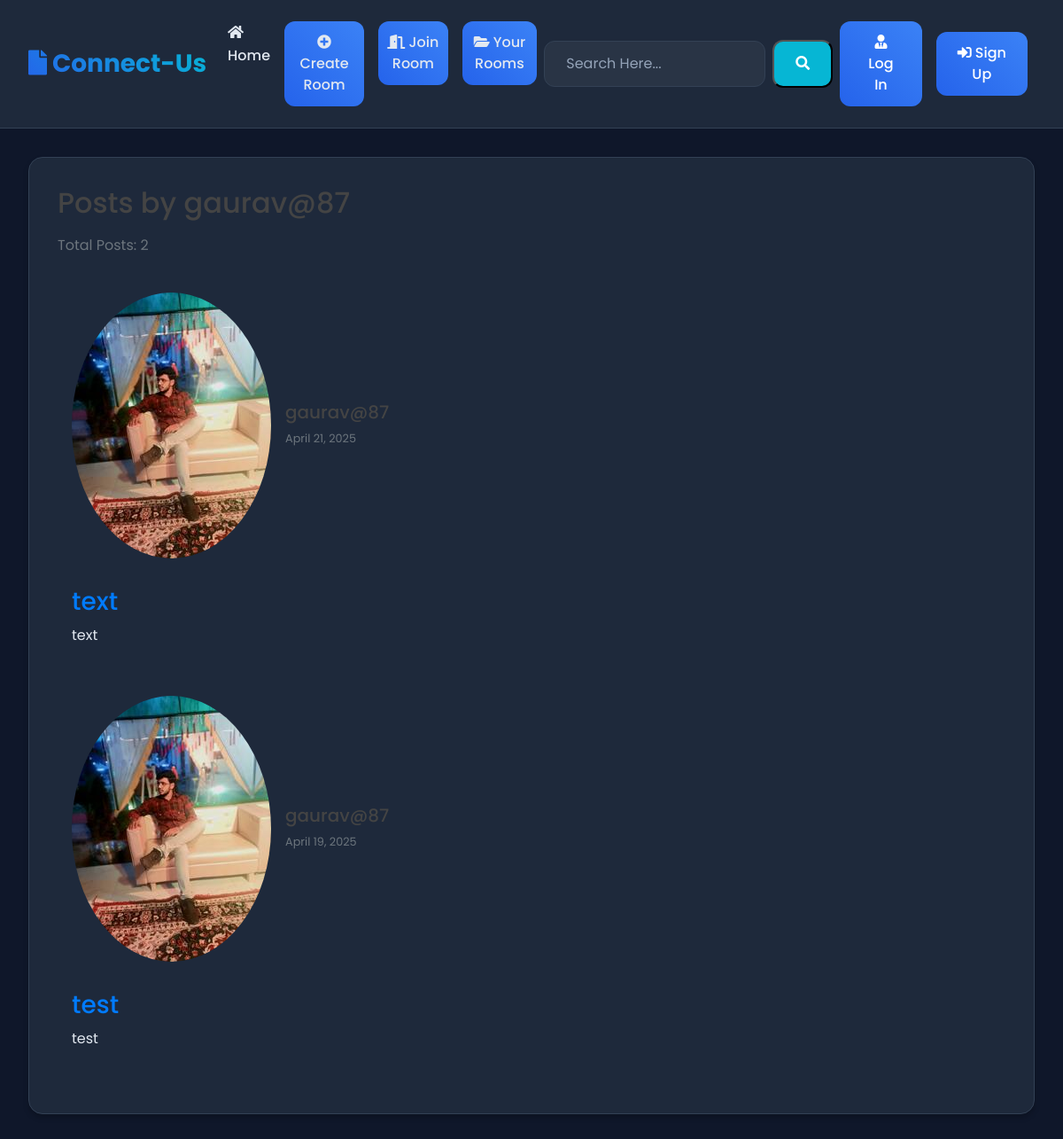
Screenshot of /user/gaurav@87/ with the database file from the repository.
### blog/models.py (models this page shows, shortened)
class Post(models.Model):
    title = models.CharField(max_length=100)
    file = models.FileField(null=True, blank=True, upload_to='Files')
    content = models.TextField()
    date_posted = models.DateTimeField(default=timezone.now)
    author = models.ForeignKey(User, on_delete=models.CASCADE)
    room = models.ForeignKey(Room, on_delete=models.CASCADE, null=True, blank=True)  # Optional room link

### users/models.py (models this page shows, shortened)
class Profile(models.Model):
    user = models.OneToOneField(User, on_delete=models.CASCADE)
    image = models.ImageField(default='default.jpg', upload_to='profile_pics')

### blog/views.py (the view)
# urls.py: path('user/<str:username>/', UserPostListView.as_view(), name='user-posts'),
class UserPostListView(ListView):
    model = Post
    template_name = 'blog/user_posts.html'
    context_object_name = 'posts'
    paginate_by = 2
    def get_queryset(self):
        user = get_object_or_404(User, username=self.kwargs.get('username'))
        return Post.objects.filter(author=user).order_by('-date_posted')

### blog/templates/blog/user_posts.html (shortened to what this page needs)
{% extends "blog/base.html" %}
{% block content %}
<div class="content-section">
    <div class="user-posts-header mb-4">
        <h2 class="mb-3">Posts by {{ view.kwargs.username }}</h2>
        <p class="text-muted">Total Posts: {{ page_obj.paginator.count }}</p>
    </div>
    {% for post in posts %}
    <div class="post-card mb-4">
        <div class="post-header p-3">
            <div class="d-flex align-items-center">
                <img src="{{ post.author.profile.image.url }}" class="profile-img rounded-circle">
                <div class="ml-3">
                    <h5 class="mb-1">{{ post.author }}</h5>
                    <small class="text-muted">{{ post.date_posted|date:"F d, Y" }}</small>
                </div>
            </div>
        </div>
        <div class="post-content p-3">
            <h3><a href="{% url 'post-detail' post.id %}" class="text-decoration-none">{{ post.title }}</a></h3>
            <p class="mb-0">{{ post.content|truncatechars:200 }}</p>
        </div>
    </div>
    {% endfor %}
</div>
{% endblock content %}

### blog/static/blog/main.css (style rules this page uses)
body { background: #fafafa; color: #333333; margin-top: 0; }
h1, h2, h3, h4, h5, h6 { color: #444444; }
.content-section { background: #ffffff; padding: 10px 20px; border: 1px solid #dddddd; border-radius: 3px; margin-bottom: 20px; }

### blog/templates/blog/base.html (style rules this page uses)
:root { --primary-color: #2563eb; --secondary-color: #3b82f6; --accent-color: #06b6d4; --background-color: #0f172a; --card-bg: #1e293b; --text-color: #e2e8f0; --text-muted: #94a3b8; --navbar-bg: #1e293b; --card-shadow: 0 4px 6px rgba(0, 0, 0, 0.2); --hover-shadow: 0 10px 15px rgba(0, 0, 0, 0.3); --border-color: #334155; }
body { font-family: 'Poppins', sans-serif; background-color: var(--background-color); color: var(--text-color); line-height: 1.6; }
.content-section { background: var(--card-bg); border-radius: 16px; padding: 2rem; margin-bottom: 2rem; border: 1px solid var(--border-color); box-shadow: var(--card-shadow); }

### rows the page displays
Post: author.profile.image (placeholder picture), author "gaurav@87", date_posted "April 21, 2025", title "text", content "text"
Post: author.profile.image (placeholder picture), author "gaurav@87", date_posted "April 19, 2025", title "test", content "test"

### other values shown
{{ view.kwargs.username }} "gaurav@87"
{{ page_obj.paginator.count }} "2"
